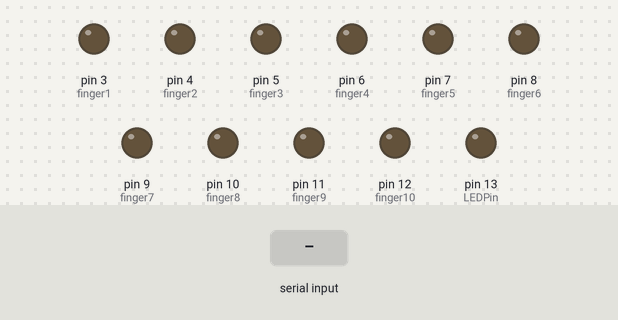
Bench run of a sketch on a simulated Arduino Uno, built with avr-gcc and run on an emulated ATmega328P. Parts: output pins drawn as LEDs (lit = HIGH). The test bench sets the inputs (shaded band). What the sketch prints to the serial monitor is not drawn.

Above: at 1.2 s.
1.3 s: "1" received over Serial
At 1.42 s:
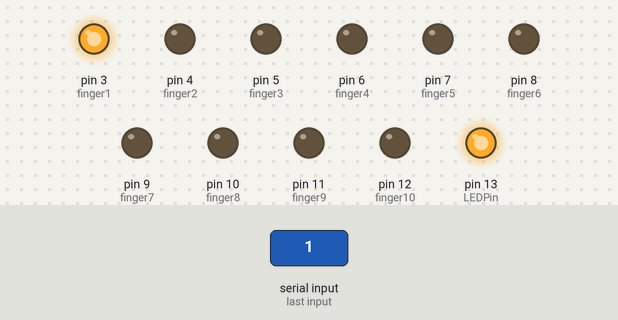
3.0 s: "A" received over Serial
At 3.12 s:
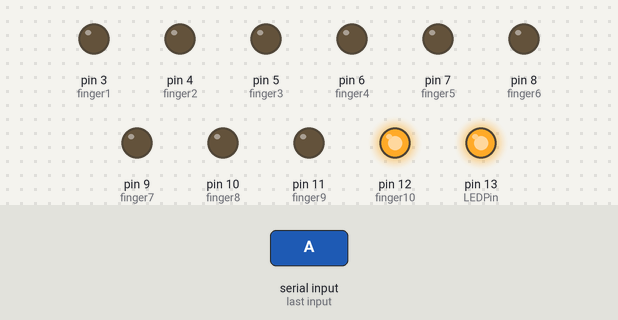
4.7 s: "2" received over Serial
At 4.82 s:
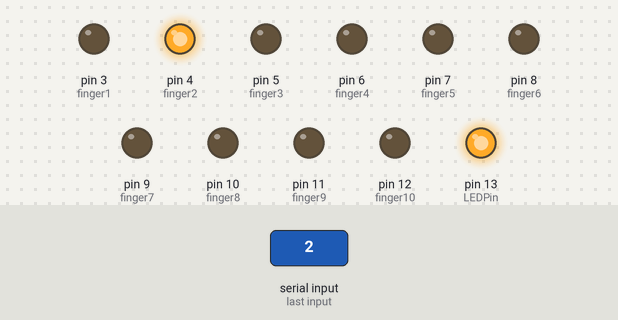
6.4 s: "3" received over Serial
At 6.52 s:
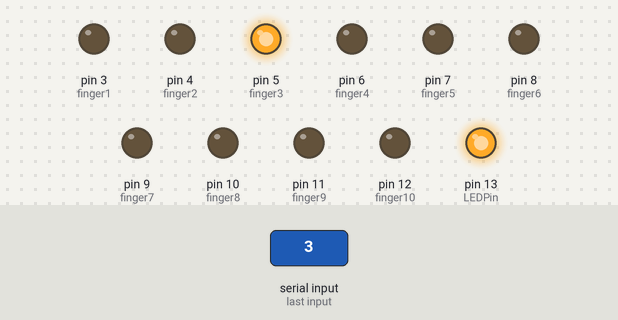
8.1 s: "4" received over Serial
At 8.22 s:
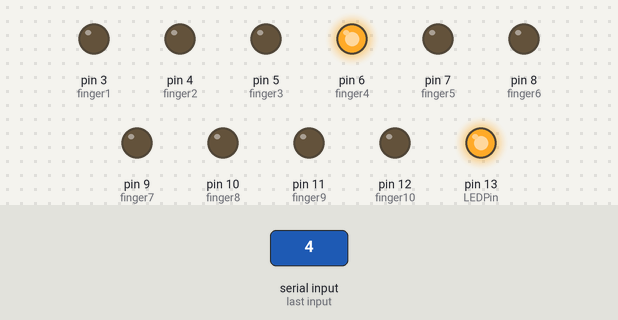
9.8 s: "5" received over Serial
At 9.92 s:
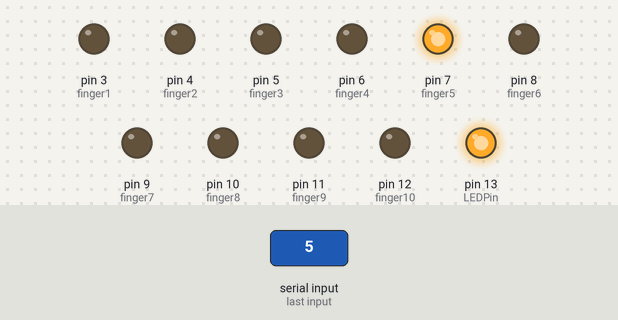
Timing chart, 0 to 12.5 s (numbered marks = the images above; inputs shaded):
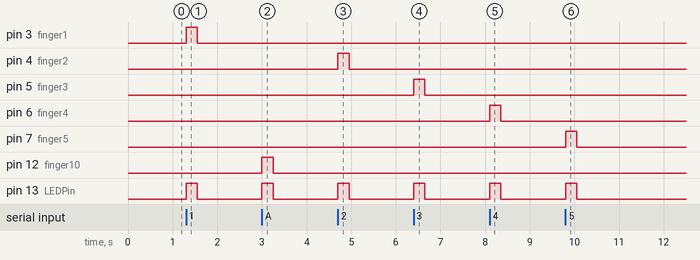

Measured:
- after the input at 1.3 s, pin 3 (finger1), pin 13 (LEDPin): LOW → HIGH at once, → LOW 0.25 s later
- after the input at 3.0 s, pin 12 (finger10), pin 13 (LEDPin): LOW → HIGH at once, → LOW 0.25 s later
- after the input at 4.7 s, pin 4 (finger2), pin 13 (LEDPin): LOW → HIGH at once, → LOW 0.25 s later
- after the input at 6.4 s, pin 5 (finger3), pin 13 (LEDPin): LOW → HIGH at once, → LOW 0.25 s later
- after the input at 8.1 s, pin 6 (finger4), pin 13 (LEDPin): LOW → HIGH at once, → LOW 0.25 s later
- after the input at 9.8 s, pin 7 (finger5), pin 13 (LEDPin): LOW → HIGH at once, → LOW 0.25 s later

The sketch:

tactileGlove.ino
```cpp
/*
Tactile Glove Driver v. 0.0 (5/14)

*/
const int LEDPin = 13;      // The pin that the LED is attached to
const int finger1 = 3;      // Left pinky
const int finger2 = 4;      // Left ring
const int finger3 = 5;      // Left middle
const int finger4 = 6;      // Left pointer
const int finger5 = 7;      // Left thumb
const int finger6 = 8;      // Right thumb
const int finger7 = 9;      // Right pointer
const int finger8 = 10;     // Right middle
const int finger9 = 11;     // Right ring
const int finger10 = 12;    // Right pinky
const int LEDpin = 13;
char incomingByte;          // Incoming serial
int buzzTime = 250;         // Duration of vibration (mS)

void setup() {
  Serial.begin(9600);
  pinMode(LEDPin, OUTPUT);
  pinMode(finger1, OUTPUT);
  pinMode(finger2, OUTPUT);
  pinMode(finger3, OUTPUT);
  pinMode(finger4, OUTPUT);
  pinMode(finger5, OUTPUT);
  pinMode(finger6, OUTPUT);
  pinMode(finger7, OUTPUT);
  pinMode(finger8, OUTPUT);
  pinMode(finger9, OUTPUT);
  pinMode(finger10, OUTPUT);
}

void loop() {
  if (Serial.available() > 0) {
    // read the oldest byte in the serial buffer:
    incomingByte = Serial.read();
    Serial.print (incomingByte);

    if (incomingByte == '1') {
      digitalWrite(finger1, HIGH);
      digitalWrite(LEDpin, HIGH);
      delay(buzzTime);
      digitalWrite(finger1, LOW);
      digitalWrite(LEDpin, LOW);
    }
      else if (incomingByte == '2') {
      digitalWrite(finger2, HIGH);
      digitalWrite(LEDpin, HIGH);
      delay(buzzTime);
      digitalWrite(finger2, LOW);
      digitalWrite(LEDpin, LOW);
    }
      else if (incomingByte == '3') {
      digitalWrite(finger3, HIGH);
      digitalWrite(LEDpin, HIGH);
      delay(buzzTime);
      digitalWrite(finger3, LOW);
      digitalWrite(LEDpin, LOW);
    }
      else if (incomingByte == '4') {
      digitalWrite(finger4, HIGH);
      digitalWrite(LEDpin, HIGH);
      delay(buzzTime);
      digitalWrite(finger4, LOW);
      digitalWrite(LEDpin, LOW);
    }
      else if (incomingByte == '5') {
      digitalWrite(finger5, HIGH);
      digitalWrite(LEDpin, HIGH);
      delay(buzzTime);
      digitalWrite(finger5, LOW);
      digitalWrite(LEDpin, LOW);
    }
      else if (incomingByte == '6') {
      digitalWrite(finger6, HIGH);
      digitalWrite(LEDpin, HIGH);
      delay(buzzTime);
      digitalWrite(finger6, LOW);
      digitalWrite(LEDpin, LOW);
    }
      else if (incomingByte == '7') {
      digitalWrite(finger7, HIGH);
      digitalWrite(LEDpin, HIGH);
      delay(buzzTime);
      digitalWrite(finger7, LOW);
      digitalWrite(LEDpin, LOW);
    }
      else if (incomingByte == '8') {
      digitalWrite(finger8, HIGH);
      digitalWrite(LEDpin, HIGH);
      delay(buzzTime);
      digitalWrite(finger8, LOW);
      digitalWrite(LEDpin, LOW);
    }
      else if (incomingByte == '9') {
      digitalWrite(finger9, HIGH);
      digitalWrite(LEDpin, HIGH);
      delay(buzzTime);
      digitalWrite(finger9, LOW);
      digitalWrite(LEDpin, LOW);
    }
      else if (incomingByte == 'A') {
      digitalWrite(finger10, HIGH);
      digitalWrite(LEDpin, HIGH);
      delay(buzzTime);
      digitalWrite(finger10, LOW);
      digitalWrite(LEDpin, LOW);
    }
  }
}
```
